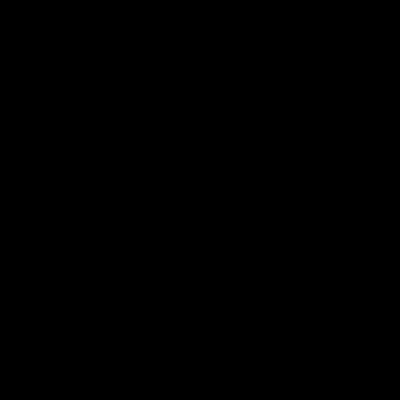
Frame 1 (no input)
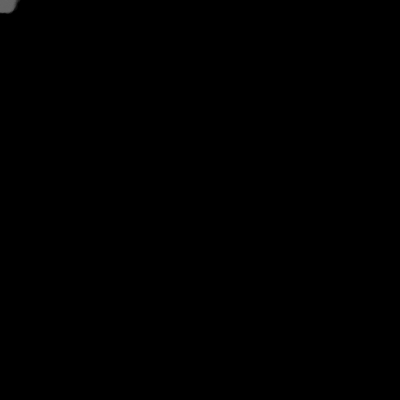
Frame 60 (the mouse pressed at the canvas centre just before this capture)
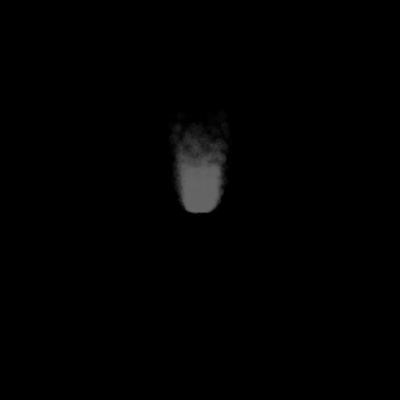
Frame 120 (the mouse held since frame 60 and released just before this capture)

The Processing sketch that drew these frames (run headless with seeded random() and noise(); from frame 60 on, the mouse is pressed at the canvas centre):

// Processing sketch: processing_14683
// ── processing_14683.pde

Particle particle;
Engine engine;
PVector a;
boolean mousePressedDown;
int timer = 8;

void setup(){
  size(400,400);
  engine = new Engine(0, new PVector(width/2,height/2,0));
  smooth();
}

void draw(){    
  background(0);
  engine.run();
  engine.addParticle(mouseX,mouseY);
}

public class Engine{
 
  ArrayList particles;    
  PVector origin;        

  Engine(int num, PVector v){
    particles = new ArrayList();             
    origin = v.get();                        
    for (int i = 0; i < num; i++) {
      particles.add(new Particle(origin));    
    }
  }

  void run() {
   
    for (int i = particles.size()-1; i >= 0; i--){
      Particle p = (Particle) particles.get(i);
      p.run();
      if (p.dead()) {
        particles.remove(i);
      }
    }
  }

  void addParticle(){
    particles.add(new Particle(origin));
  }
  
  void addParticle(float x, float y){
    while(timer != 0){
      for (int i = 0; i < 20; i++){
        particles.add(new Particle(new PVector(x,y)));  
      }
      timer--;
    }
    timer = 8;
  }

  void addParticle(Particle p){
    particles.add(p);
  }

  boolean dead(){
    if (particles.isEmpty()){
      return true;
    }else{
      return false;
    }
  }
}

class Particle{
  PVector locatie;
  PVector velocity;
  PVector accelaration;
  float timer;
  
  Particle(PVector l){
    accelaration = new PVector(0,-0.05,0);
    velocity = new PVector(random(-0.5,0.5),random(0,1),0);
    locatie = l.get();
    timer = random(20, 70);
  }

  void run(){
    update();
    render();
  }

  void update(){
    velocity.add(accelaration);
    locatie.add(velocity);
    timer -= 1.0;
  }

  void render(){
    ellipseMode(CENTER);
    noStroke();
    fill(100,timer);
    ellipse(locatie.x,locatie.y,random(5,10),random(5,10));    
  }

  boolean dead(){
    if (timer <= 0.0){
      return true;
    } else {
      return false;
    }
  }
}
